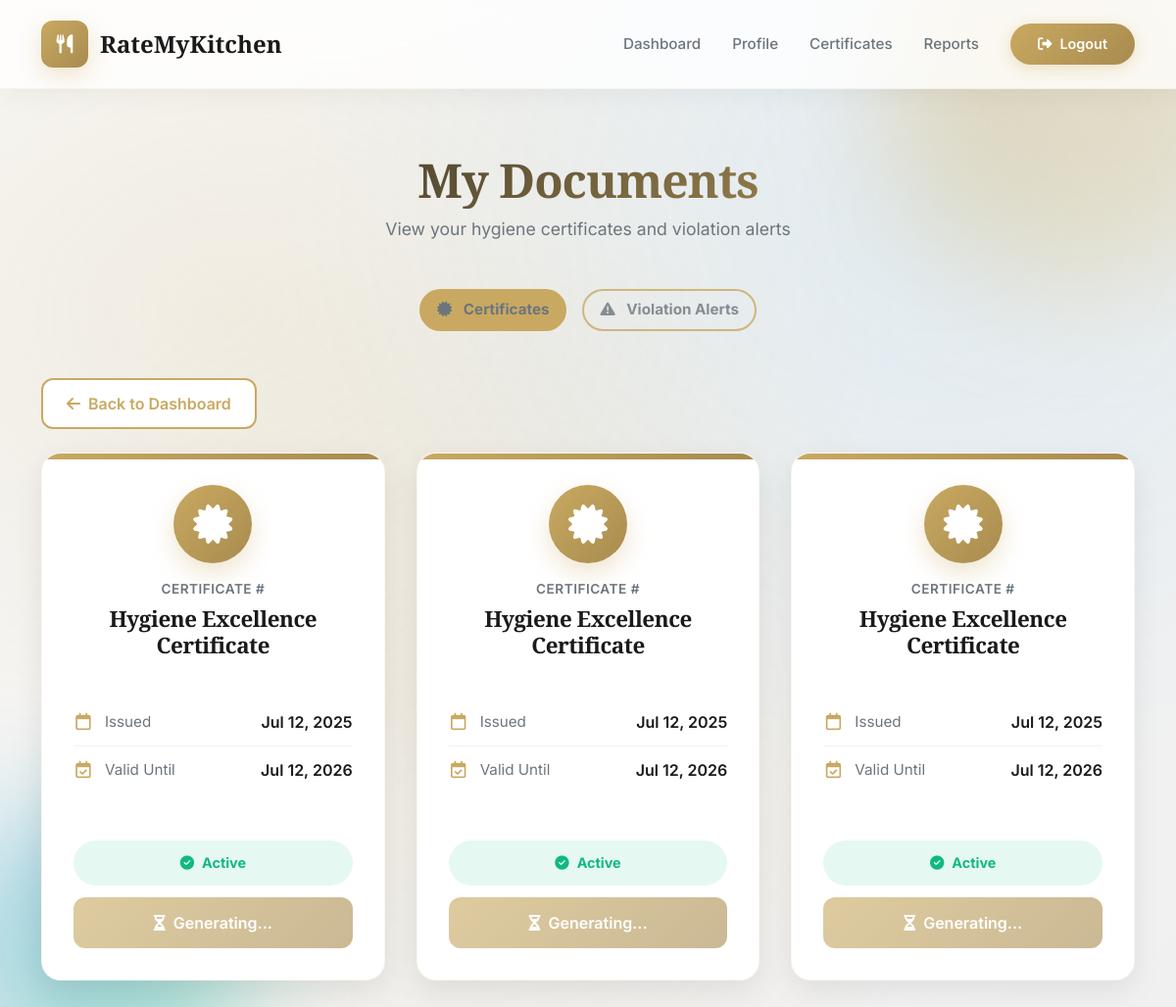
Before: /User/certificates/ (signed in) with the older database file.
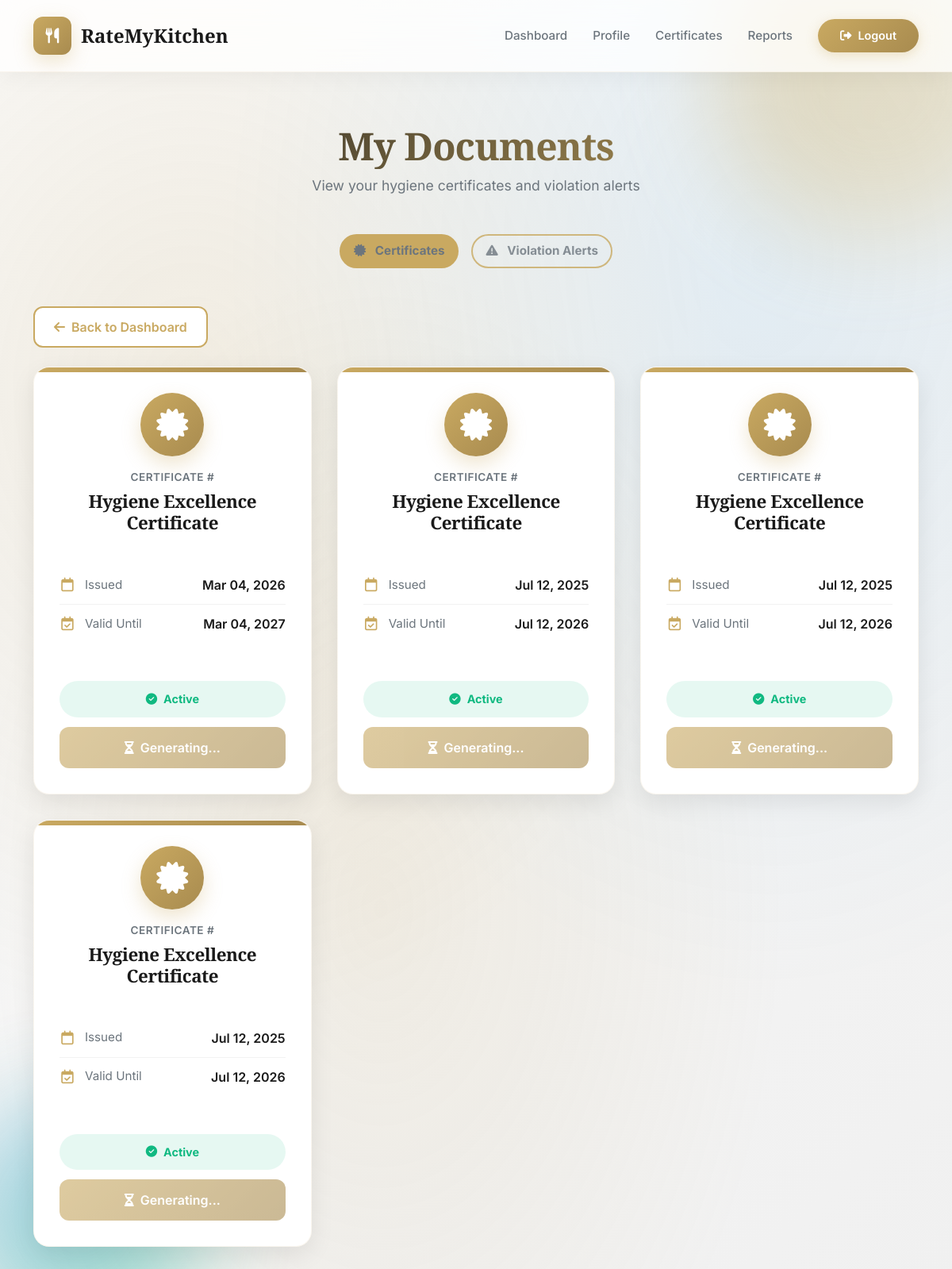
After: the same page with the newer database file.
### User/models.py (models this page shows, shortened)
class Certificate(models.Model):
    hotel       = models.ForeignKey(tbl_hotel, on_delete=models.CASCADE)
    issue_date  = models.DateField(auto_now_add=True)
    valid_till  = models.DateField()
    status      = models.CharField(max_length=20, default="Active")
    file        = models.FileField(upload_to='certificates/', null=True, blank=True)
    certificate_number = models.CharField(max_length=50, blank=True)

### User/views.py (the view, shortened to what this page needs)
# urls.py: path('certificates/', views.view_all_certificates, name='view_all_certificates'),
def view_all_certificates(request):
    from datetime import date
    hotel = _require_hotel(request)
    if not hotel:
        return redirect("guest:login")
    today = date.today()
    certificates = Certificate.objects.filter(hotel=hotel).order_by('-issue_date')
    for cert in certificates:
        if cert.valid_till < today and cert.status != 'Expired':
            cert.status = 'Expired'
            cert.save()
    ai_violations = HygieneViolation.objects.filter(hotel=hotel).order_by('-issue_date')
    hotel_warnings = list(HotelWarning.objects.filter(hotel=hotel).order_by('-created_at'))
    return render(request, 'User/Certificates.html', {
        'certificates': certificates,
        'ai_violations': ai_violations,
        'hotel_warnings': hotel_warnings,
        'hotel': hotel
    })

### User/views.py (called while the page is built)
def _require_hotel(request):
    hid = request.session.get("hid")
    if not hid:
        return None
    try:
        return tbl_hotel.objects.get(id=hid)
    except tbl_hotel.DoesNotExist:
        return None

### User/Templates/User/Certificates.html (shortened to what this page needs)
{% extends "User/Header.html" %}
{% block content %}
<div class="container">
    <div class="page-header" data-aos="fade-up">
        <h1 class="page-title">My Documents</h1>
        <p class="page-subtitle">View your hygiene certificates and violation alerts</p>
    </div>
    <ul class="nav nav-pills mb-5 justify-content-center" id="docTabs" role="tablist" data-aos="fade-up">
        <li class="nav-item" role="presentation">
            <button class="nav-link active rounded-pill px-4 fw-bold mx-2" id="certificates-tab" data-bs-toggle="pill" data-bs-target="#certificatesPane" type="button" role="tab" aria-controls="certificatesPane" aria-selected="true">
                <i class="fas fa-certificate me-2"></i> Certificates
            </button>
        </li>
        <li class="nav-item" role="presentation">
            <button class="nav-link rounded-pill px-4 fw-bold mx-2" id="warnings-tab" data-bs-toggle="pill" data-bs-target="#warningsPane" type="button" role="tab" aria-controls="warningsPane" aria-selected="false">
                <i class="fas fa-exclamation-triangle me-2"></i> Violation Alerts
            </button>
        </li>
    </ul>
    <div class="mb-4" data-aos="fade-up">
        <a href="/User/homepage/" class="btn-back">
            <i class="fas fa-arrow-left"></i> Back to Dashboard
        </a>
    </div>
    <div class="tab-content" id="docTabsContent">
        <div class="tab-pane fade show active" id="certificatesPane" role="tabpanel" aria-labelledby="certificates-tab" tabindex="0">
    {% if certificates %}
    <div class="cert-grid">
        {% for cert in certificates %}
        <div class="cert-card" data-aos="fade-up" data-aos-delay="{{ forloop.counter0|add:100 }}">
            <div class="cert-card-header">
                <div class="cert-icon">
                    <i class="fas fa-certificate"></i>
                </div>
                <div class="cert-number">Certificate #{{ cert.certificate_number }}</div>
                <h3 class="cert-title">Hygiene Excellence Certificate</h3>
            </div>
            <div class="cert-card-body">
                <div class="cert-detail-item">
                    <i class="far fa-calendar cert-detail-icon"></i>
                    <span class="cert-detail-text">Issued</span>
                    <span class="cert-detail-value">{{ cert.issue_date|date:"M d, Y" }}</span>
                </div>
                <div class="cert-detail-item">
                    <i class="far fa-calendar-check cert-detail-icon"></i>
                    <span class="cert-detail-text">Valid Until</span>
                    <span class="cert-detail-value">{{ cert.valid_till|date:"M d, Y" }}</span>
                </div>
            </div>
            <div class="cert-card-footer">
                <span
                    class="status-badge {% if cert.status == 'Active' %}status-active{% else %}status-expired{% endif %}">
                    <i class="fas fa-{% if cert.status == 'Active' %}check-circle{% else %}times-circle{% endif %}"></i>
                    {{ cert.status }}
                </span>
                {% if cert.file %}
                <a href="/User/download-certificate/{{ cert.id }}/" class="btn-download">
                    <i class="fas fa-download"></i> Download PDF
                </a>
                {% else %}
                <button class="btn-download" disabled>
                    <i class="fas fa-hourglass-half"></i> Generating...
                </button>
                {% endif %}
            </div>
        </div>
        {% endfor %}
    </div>
    {% endif %}
        </div>
    </div>
</div>
{% endblock %}

### User/Templates/User/Header.html (shortened to what this page needs)
<!DOCTYPE html>
<html lang="en">
<head>
    <link href="https://cdn.jsdelivr.net/npm/bootstrap@5.3.2/dist/css/bootstrap.min.css" rel="stylesheet">
    <link href="https://cdnjs.cloudflare.com/ajax/libs/font-awesome/6.4.0/css/all.min.css" rel="stylesheet">
    <link href="https://unpkg.com/aos@2.3.1/dist/aos.css" rel="stylesheet">
</head>
<body>
    <div class="animated-bg">
        <div class="orb orb-1"></div>
    </div>
    <nav class="navbar navbar-expand-lg navbar-glass sticky-top">
        <div class="container">
            <a class="navbar-brand" href="/User/homepage/">
                <div class="brand-icon">
                    <i class="fas fa-utensils"></i>
                </div>
                RateMyKitchen
            </a>
            <div class="collapse navbar-collapse" id="navbarNav">
                <ul class="navbar-nav ms-auto align-items-center">
                    <li class="nav-item">
                        <a class="nav-link" href="/User/homepage/">Dashboard</a>
                    </li>
                    <li class="nav-item">
                        <a class="nav-link" href="/User/profile/">Profile</a>
                    </li>
                    <li class="nav-item">
                        <a class="nav-link" href="/User/certificates/">Certificates</a>
                    </li>
                    <li class="nav-item">
                        <a class="nav-link" href="/User/reports/">Reports</a>
                    </li>
                    <li class="nav-item ms-lg-3">
                        <button class="btn-logout" onclick="window.location.href='/User/logout/'">
                            <i class="fas fa-sign-out-alt me-2"></i>Logout
                        </button>
                    </li>
                </ul>
            </div>
        </div>
    </nav>
    <div class="main-content">
        {% block content %}{% endblock %}
    </div>
</body>
</html>

### User/Templates/User/Header.html (style rules this page uses)
:root { --primary: #C9A961; --primary-dark: #A88B4F; --primary-light: #E5D4A6; --secondary: #2C3E50; --accent: #3498DB; --success: #10b981; --warning: #f59e0b; --danger: #ef4444; --light: #F8F9FA; --white: #FFFFFF; --dark: #1A1A1A; --text-primary: #2C3E50; --text-secondary: #6C757D; }
* { margin: 0; padding: 0; box-sizing: border-box; }
body { font-family: 'Inter', sans-serif; background: linear-gradient(135deg, #fafafa 0%, #f0f0f0 100%); color: var(--text-primary); overflow-x: hidden; position: relative; min-height: 100vh; }
h1, h2, h3, h4, h5, h6 { font-family: 'Playfair Display', serif; font-weight: 800; letter-spacing: -0.02em; }
.animated-bg { position: fixed; top: 0; left: 0; width: 100%; height: 100%; z-index: -1; overflow: hidden; pointer-events: none; }
.orb { position: absolute; border-radius: 50%; filter: blur(60px); opacity: 0.4; animation: float-orb 20s ease-in-out infinite; }
.orb-1 { width: 400px; height: 400px; background: linear-gradient(135deg, var(--primary), var(--primary-light)); top: -100px; right: -100px; }
.navbar-glass { background: rgba(255, 255, 255, 0.8) !important; backdrop-filter: blur(20px) saturate(180%); -webkit-backdrop-filter: blur(20px) saturate(180%); border-bottom: 1px solid rgba(201, 169, 97, 0.1); box-shadow: 0 4px 30px rgba(0, 0, 0, 0.05); padding: 1rem 0; transition: all 0.3s cubic-bezier(0.4, 0, 0.2, 1); }
.navbar-brand { font-family: 'Playfair Display', serif; font-weight: 800; font-size: 1.5rem; color: var(--dark); display: flex; align-items: center; gap: 0.75rem; transition: transform 0.3s ease; }
.brand-icon { width: 48px; height: 48px; background: linear-gradient(135deg, var(--primary), var(--primary-dark)); border-radius: 12px; display: flex; align-items: center; justify-content: center; color: white; font-size: 1.2rem; box-shadow: 0 8px 24px rgba(201, 169, 97, 0.3); position: relative; overflow: hidden; }
.brand-icon::before { content: ''; position: absolute; width: 100%; height: 100%; background: linear-gradient(45deg, transparent, rgba(255, 255, 255, 0.3), transparent); transform: translateX(-100%); animation: shine 3s infinite; }
.nav-link { color: var(--text-secondary) !important; font-weight: 500; font-size: 0.95rem; position: relative; padding: 0.5rem 1rem !important; transition: all 0.3s ease; }
.nav-link::before { content: ''; position: absolute; bottom: 0; left: 50%; width: 0; height: 2px; background: linear-gradient(90deg, var(--primary), var(--primary-dark)); transform: translateX(-50%); transition: width 0.3s ease; }
.btn-logout { background: linear-gradient(135deg, var(--primary), var(--primary-dark)); color: white; border: none; padding: 0.65rem 1.75rem; border-radius: 50px; font-weight: 600; font-size: 0.9rem; transition: all 0.3s cubic-bezier(0.4, 0, 0.2, 1); box-shadow: 0 4px 15px rgba(201, 169, 97, 0.3); position: relative; overflow: hidden; }
.btn-logout::before { content: ''; position: absolute; top: 50%; left: 50%; width: 0; height: 0; border-radius: 50%; background: rgba(255, 255, 255, 0.2); transform: translate(-50%, -50%); transition: width 0.6s, height 0.6s; }
.main-content { position: relative; z-index: 1; padding: 2rem 0; min-height: calc(100vh - 80px); }

Changed rows visible on the page:
added Certificate: issue_date "Mar 04, 2026", valid_till "Mar 04, 2027", status "Active", file "Generating..."
